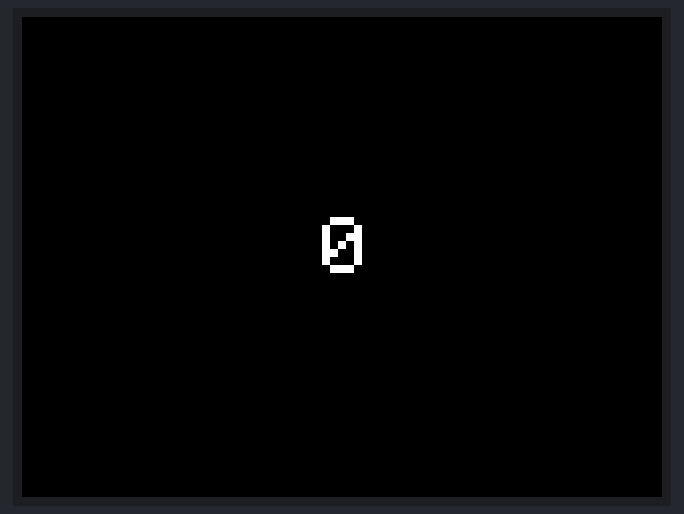
The sketch below on a simulated ESP32. On the bench: 320×240 colour display.

Above: at 0.2 s.
At 4.2 s:
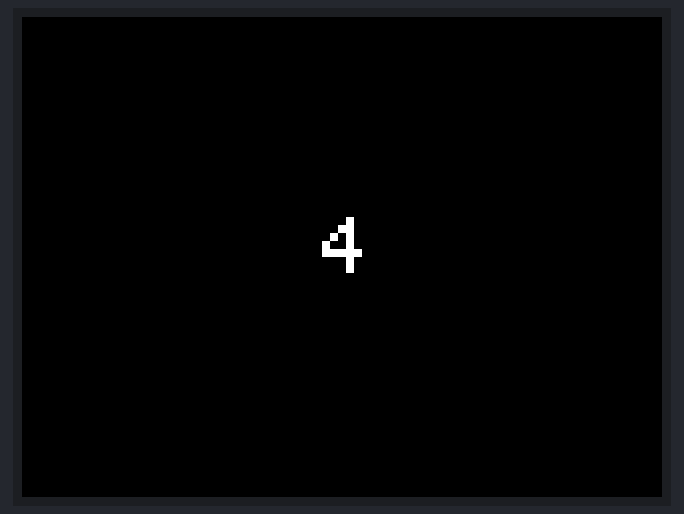
At 9.2 s:
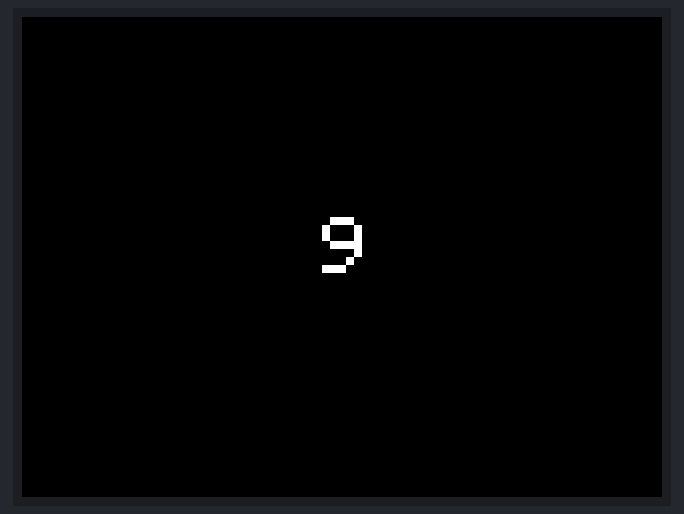
At 19.2 s:
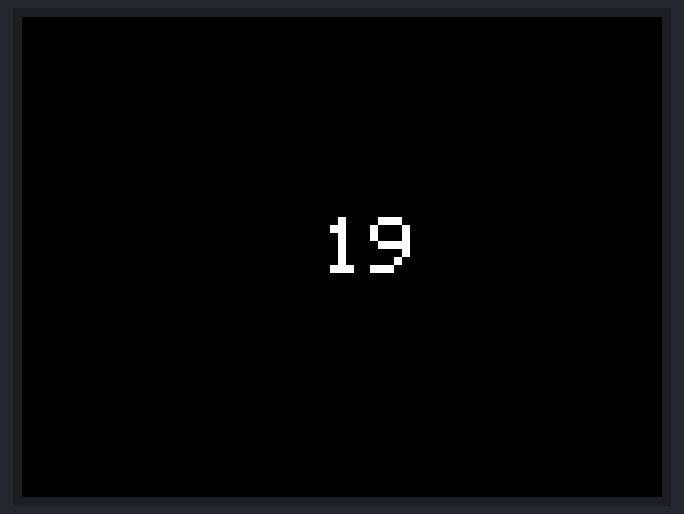
At 28.2 s:
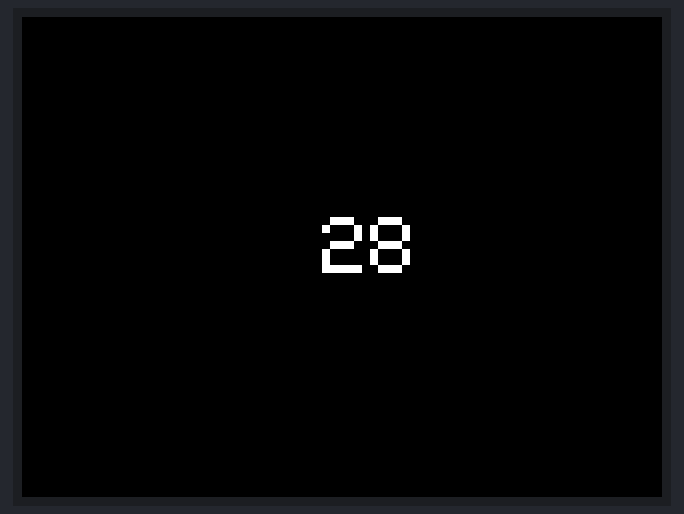
At 38.3 s:
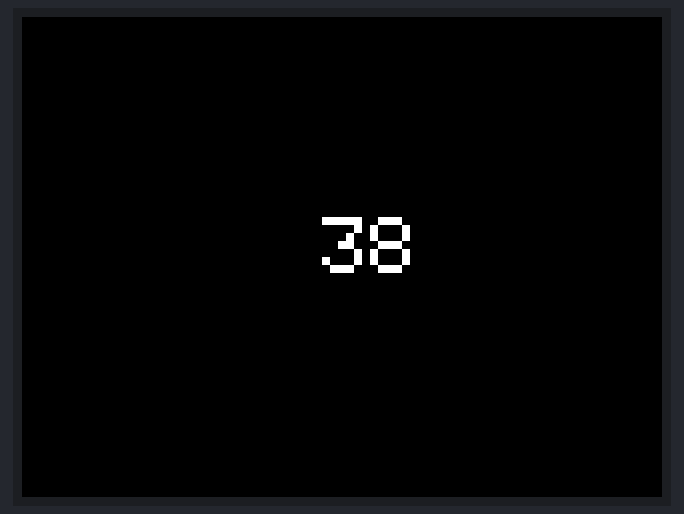

The sketch:

01_count_up.ino
```cpp
#include <M5Stack.h>

int number = 0;  // numberという名前の変数を宣言

void setup() {
  M5.begin();
  M5.Lcd.setTextSize(4);
}

void loop() {
  M5.Lcd.setCursor(150, 100);
  M5.Lcd.println(number);
  number++;     // numberに1追加
  delay(1000);  // 1000ミリ秒 = 1秒間 待つ
}
```

Measured:
- what the display in image 1 shows lasts 1.0 s, from 4.2 s to 5.2 s
